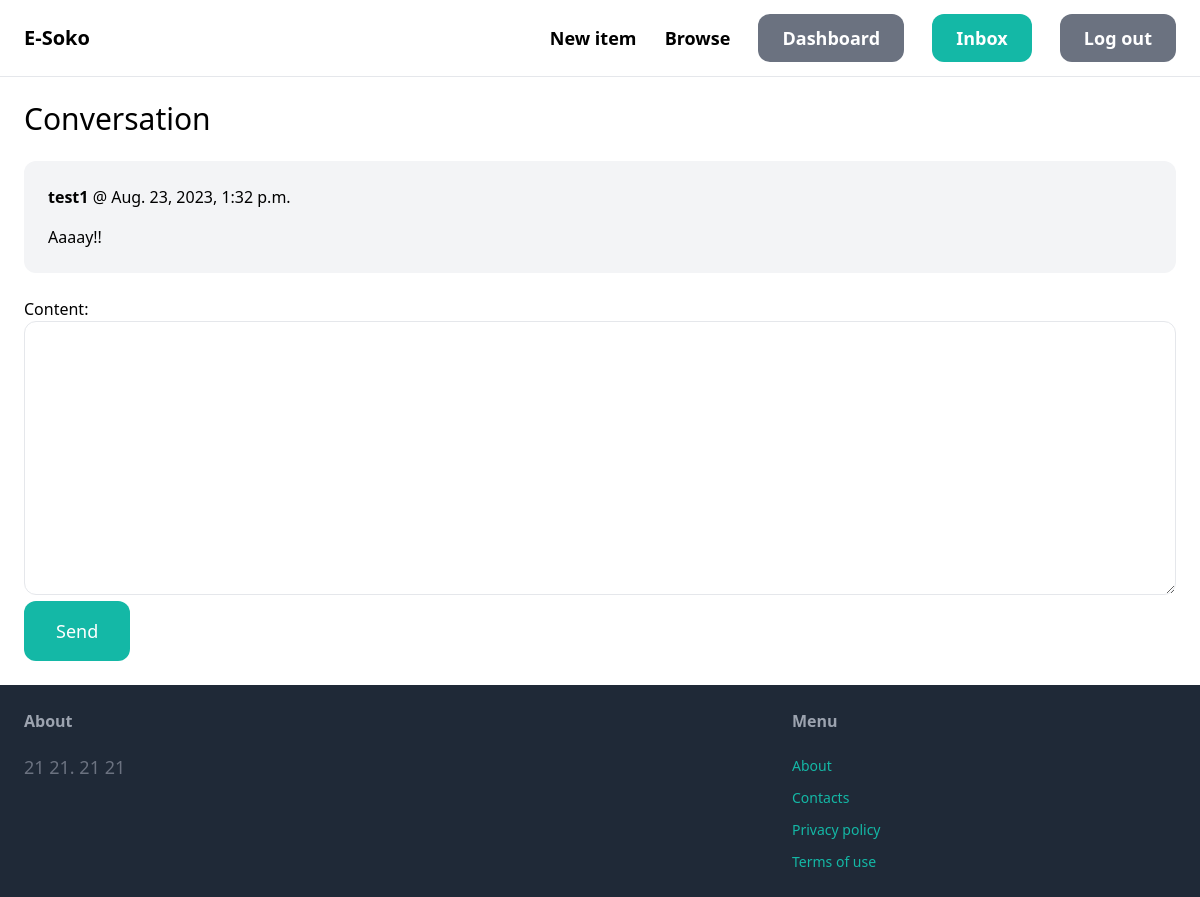
/inbox/1/ (signed in), run on an earlier commit of the app's database.
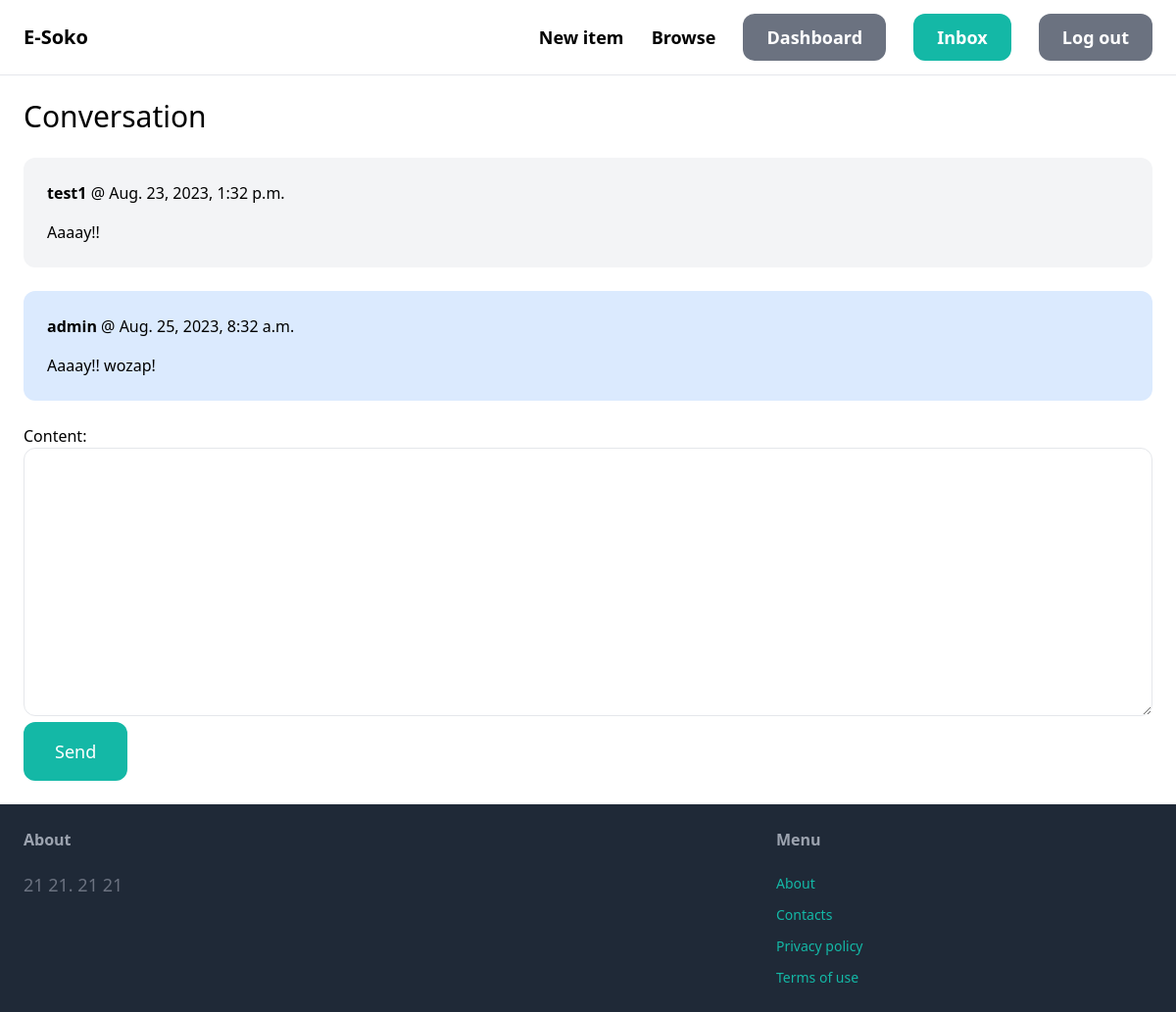
And on a later commit of the database.
### conversations/models.py (models this page shows, shortened)
class ConversationMessage(models.Model):
    conversation = models.ForeignKey(Conversation, related_name='messages', on_delete=models.CASCADE)
    content = models.TextField()
    created_at = models.DateTimeField(auto_now_add=True)
    created_by = models.ForeignKey(User, related_name='created_messages', on_delete=models.CASCADE)

### conversations/views.py (the view)
# urls.py: path('<int:pk>/', detail, name='detail'),
@login_required()
def detail(request, pk):
    conversation = Conversation.objects.filter(members__in=[request.user.id]).get(pk=pk)
    if request.method == 'POST':
        form = ConversationMessageForm(request.POST)
        if form.is_valid():
            conversation_message = form.save(commit=False)
            conversation_message.conversation = conversation
            conversation_message.created_by = request.user
            conversation_message.save()
            conversation.save()
            return redirect('conversation:detail', pk=pk)
    else:
        form = ConversationMessageForm()
    return render(request, 'detail.html', {
        'conversation': conversation,
        'form': form
    })

### conversations/forms.py
class ConversationMessageForm(forms.ModelForm):
    class Meta:
        model = ConversationMessage
        fields = ('content',)
        widgets = {
            'content': forms.Textarea(attrs={
                'class': 'w-full py-4 px-6 rounded-xl border'
            })
        }

### conversations/templates/detail.html (shortened to what this page needs)
{% extends 'base.html' %}
{% block content %}
    <h1 class="mb-6 text-3xl">Conversation</h1>
    <div class="space-y-6">
        {% for message in conversation.messages.all %}
            <div class="p-6 flex {% if message.created_by == request.user %}bg-blue-100{% else %}bg-gray-100{% endif %} rounded-xl">
                <div>
                    <p class="mb-4"><strong>{{ message.created_by.username }}</strong> @ {{ message.created_at }}</p>
                    <p>{{ message.content }}</p>
                </div>
            </div>
        {% endfor %}
    </div>
    <form method="post" action="." class="mt-6">
        {{ form.as_p }}
        <button class="py-4 px-8 text-lg bg-teal-500 hover:bg-teal-700 rounded-xl text-white">Send</button>
    </form>
{% endblock content %}

What changed in the data, as far as the page shows it:
added ConversationMessage: created_by.username "admin", created_at "Aug. 25, 2023, 8:32 a.m.", content "Aaaay!! wozap!"
